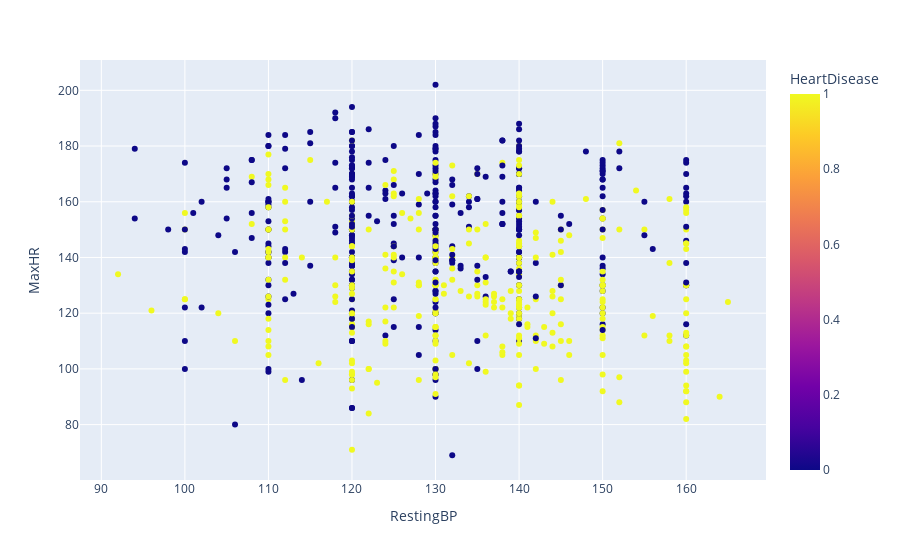

This figure's notebook cell:
### Code cell
px.scatter(data_frame=df,x="RestingBP",y="MaxHR",color="HeartDisease")

### Figure 1 — Plotly figure (JSON) as saved in the notebook; plotly's stock layout.template omitted (floating-point values rounded to 4 significant figures; data arrays with more than 128 entries replaced by an {"elided": "..."} marker saying what was removed)
{"data": [{"hovertemplate": "RestingBP=%{x}<br>MaxHR=%{y}<br>HeartDisease=%{marker.color}<extra></extra>", "legendgroup": "", "marker": {"color": {"elided": "714 int values"}, "coloraxis": "coloraxis", "symbol": "circle"}, "mode": "markers", "name": "", "orientation": "v", "showlegend": false, "type": "scatter", "x": {"elided": "714 int values"}, "xaxis": "x", "y": {"elided": "714 int values"}, "yaxis": "y"}], "layout": {"coloraxis": {"colorbar": {"title": {"text": "HeartDisease"}}, "colorscale": [[0, "#0d0887"], [0.1111, "#46039f"], [0.2222, "#7201a8"], [0.3333, "#9c179e"], [0.4444, "#bd3786"], [0.5556, "#d8576b"], [0.6667, "#ed7953"], [0.7778, "#fb9f3a"], [0.8889, "#fdca26"], [1, "#f0f921"]]}, "legend": {"tracegroupgap": 0}, "margin": {"t": 60}, "xaxis": {"anchor": "y", "domain": [0, 1], "title": {"text": "RestingBP"}}, "yaxis": {"anchor": "x", "domain": [0, 1], "title": {"text": "MaxHR"}}}}
